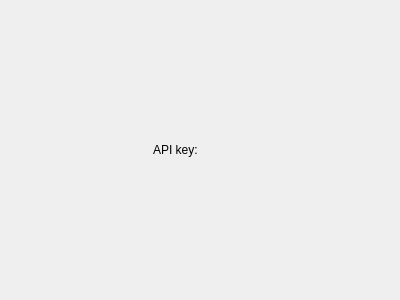
<?xml version="1.0" encoding="UTF-8"?>
<ui version="4.0">
 <class>APIKeyWidget</class>
 <widget class="QWidget" name="APIKeyWidget">
  <property name="geometry">
   <rect>
    <x>0</x>
    <y>0</y>
    <width>400</width>
    <height>300</height>
   </rect>
  </property>
  <property name="windowTitle">
   <string notr="true">Form</string>
  </property>
  <property name="locale">
   <locale language="English" country="UnitedStates"/>
  </property>
  <layout class="QHBoxLayout" name="horizontalLayout">
   <item>
    <spacer name="horizontalSpacer_2">
     <property name="orientation">
      <enum>Qt::Horizontal</enum>
     </property>
     <property name="sizeHint" stdset="0">
      <size>
       <width>137</width>
       <height>20</height>
      </size>
     </property>
    </spacer>
   </item>
   <item>
    <widget class="QLabel" name="keyLabel">
     <property name="text">
      <string>API key: </string>
     </property>
     <property name="alignment">
      <set>Qt::AlignCenter</set>
     </property>
    </widget>
   </item>
   <item>
    <widget class="QToolButton" name="editKeyButton">
     <property name="sizePolicy">
      <sizepolicy hsizetype="Maximum" vsizetype="Fixed">
       <horstretch>0</horstretch>
       <verstretch>0</verstretch>
      </sizepolicy>
     </property>
     <property name="styleSheet">
      <string notr="true"/>
     </property>
     <property name="iconSize">
      <size>
       <width>32</width>
       <height>32</height>
      </size>
     </property>
     <property name="autoRaise">
      <bool>true</bool>
     </property>
    </widget>
   </item>
   <item>
    <spacer name="horizontalSpacer">
     <property name="orientation">
      <enum>Qt::Horizontal</enum>
     </property>
     <property name="sizeHint" stdset="0">
      <size>
       <width>136</width>
       <height>20</height>
      </size>
     </property>
    </spacer>
   </item>
  </layout>
 </widget>
 <resources/>
 <connections/>
</ui>
